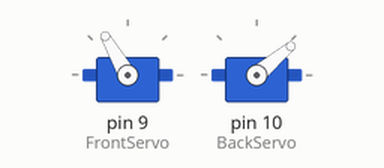
Simulated run of this sketch. Board: Arduino Uno, built with avr-gcc and run on an emulated ATmega328P. Shown: 2 × servo.

Above: at 0.05 s.
Timing chart, 0 to 3.0 s (numbered marks = the images above):
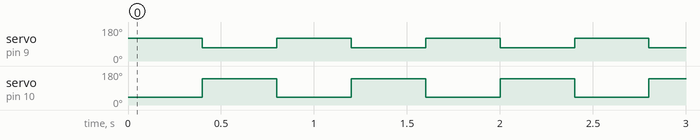

The sketch:

Crawlbot.ino
```cpp
/*
 * The code first defines the pins of the servo motors.
 * Then it sets the signal pin to give out the pulses.
 * The delay can be modified to set the speed of crawling.
 */
#include <Servo.h>

int delayServo = 400;

Servo FrontServo;
Servo BackServo;

void setup() {

FrontServo.attach(9);
BackServo.attach(10);

}

void loop() {

  FrontServo.write(120);
  BackServo.write(40);
  delay(delayServo);

  FrontServo.write(70);
  BackServo.write(140);
  delay(delayServo);

}
```

Measured:
- by itself, servo on pin 9 (FrontServo): alternates 120° for 0.40 s and 70° for 0.40 s
- by itself, servo on pin 10 (BackServo): alternates 140° for 0.40 s and 40° for 0.40 s
